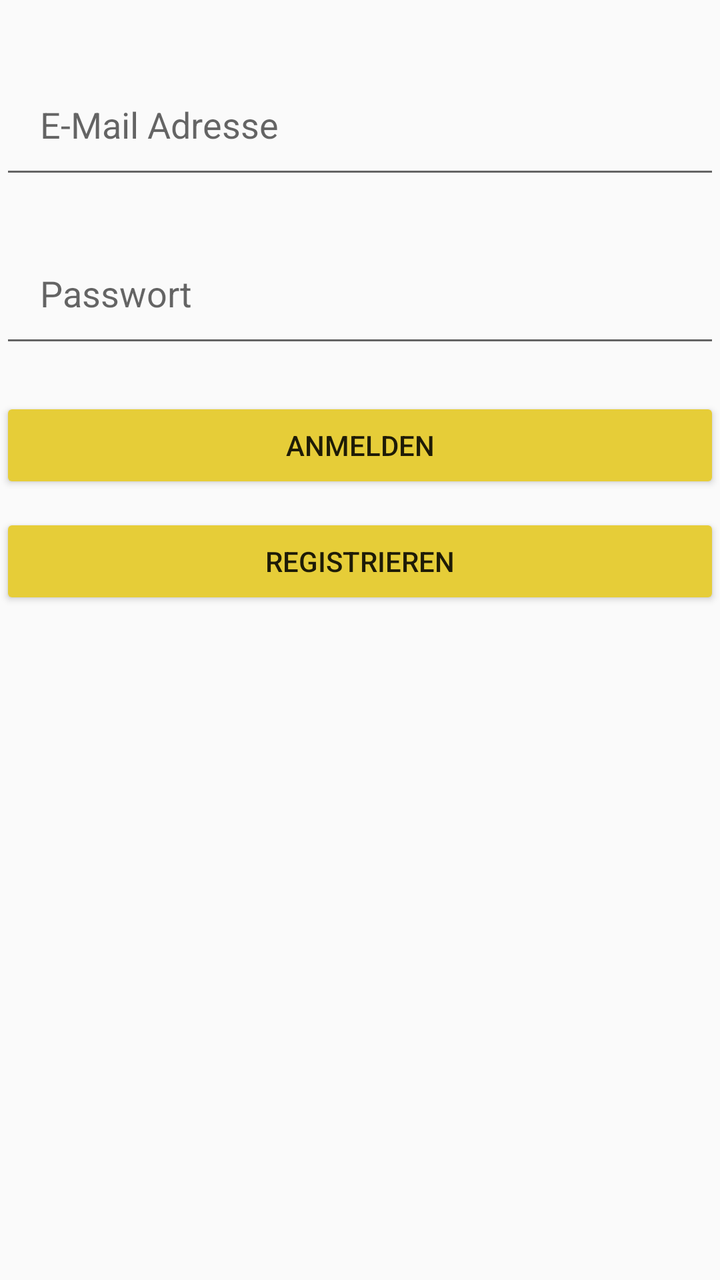
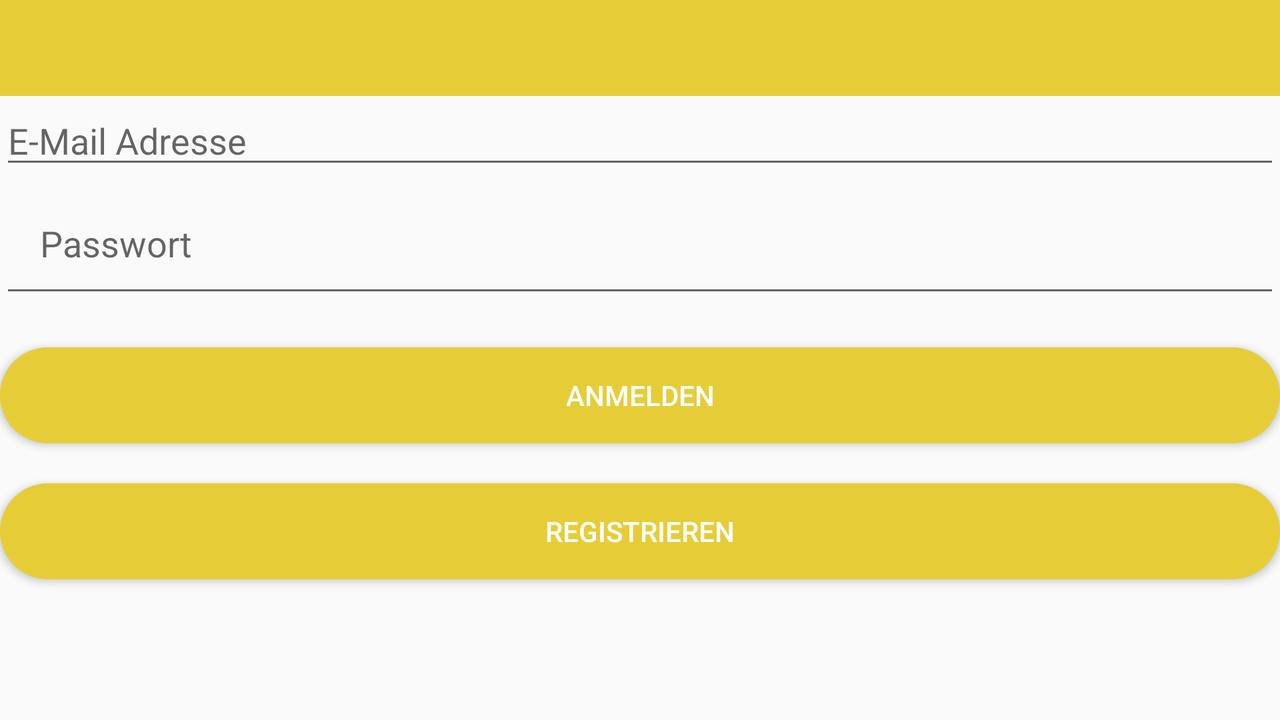

An Android layout and its configuration variant, each rendered on a device that would load it. The default file and the variant file are quoted in full after the pictures.
<!-- AndroidManifest.xml: application theme AppThemeYellow -->
<!-- res/layout/login_activity.xml -->
<?xml version="1.0" encoding="utf-8"?>
<LinearLayout xmlns:android="http://schemas.android.com/apk/res/android"
    android:layout_width="match_parent"
    android:layout_height="match_parent"
    android:orientation="vertical">


    <EditText
        android:layout_marginTop="30dp"
        android:layout_width="match_parent"
        android:layout_height="wrap_content"
        android:padding="20dp"
        android:hint="E-Mail Adresse"/>

    <EditText
        android:layout_marginTop="20dp"
        android:layout_width="match_parent"
        android:layout_height="wrap_content"
        android:padding="20dp"
        android:hint="Passwort"/>

    <Button
        android:id="@+id/signIn_button"
        android:layout_width="match_parent"
        android:layout_height="wrap_content"
        android:text="Anmelden"
        android:layout_marginTop="20dp"
        android:backgroundTint="?colorPrimary"/>

    <Button
        android:id="@+id/register_button"
        android:layout_marginTop="10dp"
        android:layout_width="match_parent"
        android:layout_height="wrap_content"
        android:text="Registrieren"
        android:backgroundTint="?colorPrimary"/>


</LinearLayout>
<!-- resources referenced by this layout -->
<resources>
  <style name="AppThemeYellow" parent="Theme.AppCompat.Light.NoActionBar">
  
          <item name="colorPrimary">@color/colorYellow1</item>
          <item name="colorPrimaryDark">@color/colorYellow2</item>
          <item name="colorAccent">@color/colorYellow3</item>
      </style>
  <color name="colorYellow1">#E6CD38</color>
  <color name="colorYellow2">#C5AE33</color>
  <color name="colorYellow3">#F8FF00</color>
</resources>
<!-- res/layout-w600dp/login_activity.xml (the repository's variant of the layout above) -->
<!-- drawn on the phone turned sideways -->
<?xml version="1.0" encoding="utf-8"?>
<LinearLayout xmlns:android="http://schemas.android.com/apk/res/android"
    android:layout_width="match_parent"
    android:layout_height="match_parent"
    android:orientation="vertical">


    <android.support.v7.widget.Toolbar
        android:id="@+id/login_toolbar"
        android:layout_width="match_parent"
        android:layout_height="?attr/actionBarSize"
        android:background="?colorPrimary"
        android:theme="@style/ThemeOverlay.AppCompat.Dark.ActionBar"
        />


    
    <EditText
        android:id="@+id/signIn_userEmail"
        android:ems="10"
        android:layout_width="match_parent"
        android:layout_height="wrap_content"
        android:hint="E-Mail Adresse"/>

    <EditText
        android:id="@+id/signIn_userPw"
        android:ems="10"
        android:layout_width="match_parent"
        android:layout_height="wrap_content"
        android:padding="20dp"
        android:hint="Passwort"/>


    <Button
        android:id="@+id/signIn_button"
        android:layout_width="match_parent"
        android:layout_height="wrap_content"
        android:text="Anmelden"
        android:layout_marginTop="20dp"
        android:textColor="@color/white"
        android:background="@drawable/button_rounded"/>

    <Button
        android:id="@+id/register_button"
        android:layout_marginTop="20dp"
        android:layout_width="match_parent"
        android:layout_height="wrap_content"
        android:text="Registrieren"
        android:textColor="@color/white"
        android:background="@drawable/button_rounded"/>



</LinearLayout>
<!-- resources referenced by the variant -->
<!-- as the phone turned sideways resolves them -->
<resources>
  <color name="white">#ffffff</color>
  <!-- drawable button_rounded (drawable) -->
  <?xml version="1.0" encoding="utf-8"?>
  <shape xmlns:android="http://schemas.android.com/apk/res/android"
      android:shape="rectangle"
      >
  
      <solid
          android:color="?colorPrimary"
          />
      <corners
          android:radius="25sp"
          />
  
  </shape>
  <style name="AppThemeYellow" parent="Theme.AppCompat.Light.NoActionBar">
  
          <item name="colorPrimary">@color/colorYellow1</item>
          <item name="colorPrimaryDark">@color/colorYellow2</item>
          <item name="colorAccent">@color/colorYellow3</item>
      </style>
  <color name="colorYellow1">#E6CD38</color>
  <color name="colorYellow2">#C5AE33</color>
  <color name="colorYellow3">#F8FF00</color>
</resources>
